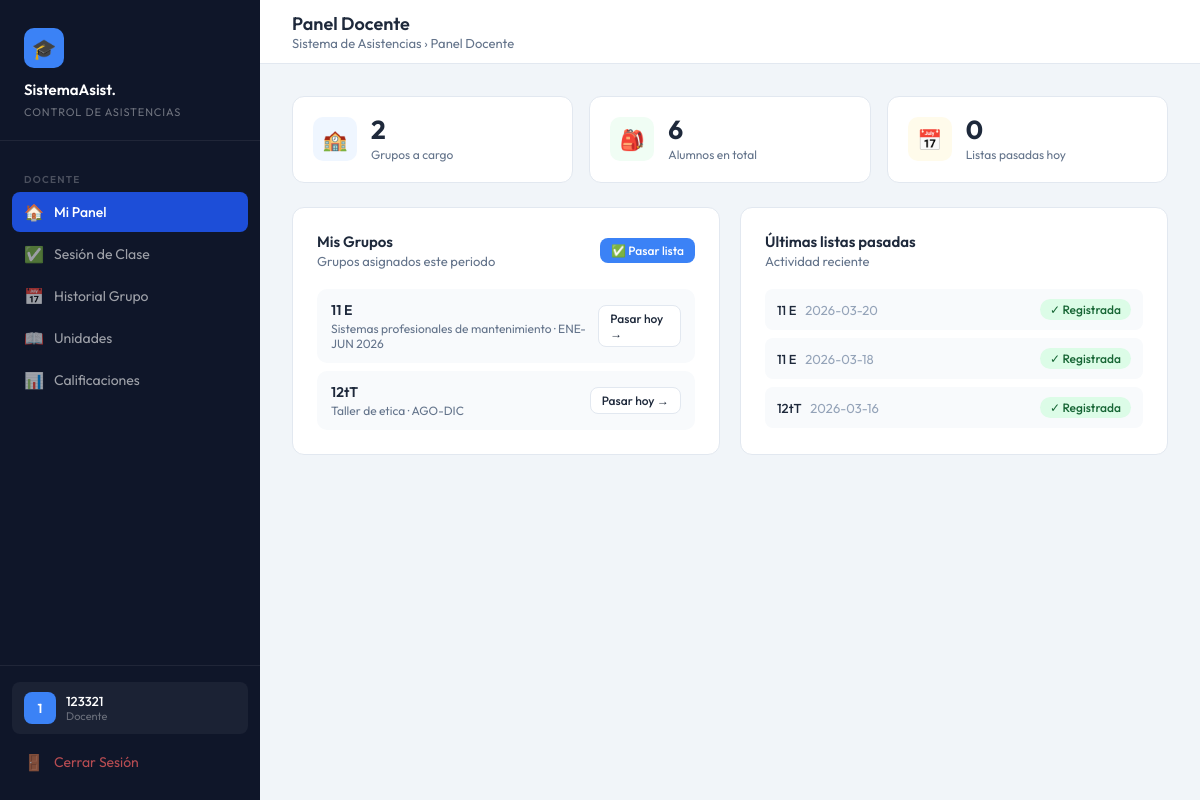
The page /index.php?accion=panel_docente (signed in) on the database its author committed.
### tables this page shows
CREATE TABLE `grupos` (
  `id_grupo` int(11) NOT NULL,
  `id_materia` int(11) NOT NULL,
  `id_docente` int(11) NOT NULL,
  `nombre_grupo` varchar(50) NOT NULL COMMENT 'Ej: ISC-501-A',
  `periodo` varchar(30) NOT NULL COMMENT 'Ej: Ene-Jun 2026',
  `num_unidades` tinyint(3) UNSIGNED NOT NULL DEFAULT 4,
  `activo` tinyint(1) NOT NULL DEFAULT 1
);

CREATE TABLE `materias` (
  `id_materia` int(11) NOT NULL,
  `clave_materia` varchar(20) NOT NULL COMMENT 'Clave institucional, ej: SCD-1001',
  `nombre` varchar(150) NOT NULL,
  `creditos` tinyint(3) UNSIGNED DEFAULT 5,
  `activa` tinyint(1) NOT NULL DEFAULT 1 COMMENT '1=activa, 0=inactiva'
);

### app/controllers/DocenteController.php (called while the page is built, shortened)
<?php
require_once BASE_PATH . '/app/models/Grupo.php';
require_once BASE_PATH . '/app/models/Asistencia.php';
class DocenteController {
    private $pdo;
    public function __construct($pdo) { $this->pdo = $pdo; }
    private function getIdDocente() {
        $stmt = $this->pdo->prepare("SELECT id_docente FROM docentes WHERE id_usuario = ? LIMIT 1");
        $stmt->execute([$_SESSION['usuario_id']]);
        $row = $stmt->fetch(PDO::FETCH_ASSOC);
        return $row ? (int)$row['id_docente'] : null;
    }
    private function getMisGrupos($idDocente) {
        $stmt = $this->pdo->prepare(
            "SELECT g.*, m.nombre AS nombre_materia
             FROM grupos g JOIN materias m ON m.id_materia = g.id_materia
             WHERE g.id_docente = ? AND g.activo = 1 ORDER BY g.nombre_grupo ASC"
        );
        $stmt->execute([$idDocente]);
        return $stmt->fetchAll(PDO::FETCH_ASSOC);
    }
    public function panelDocente() {
        $idDocente   = $this->getIdDocente();
        $misGrupos   = $this->getMisGrupos($idDocente);
        $totalGrupos = count($misGrupos);
        $totalAlumnos = 0;
        $modeloGrupo = new Grupo($this->pdo);
        foreach ($misGrupos as $g) $totalAlumnos += count($modeloGrupo->obtenerAlumnosPorGrupo($g['id_grupo']));
        $stmtHoy = $this->pdo->prepare(
            "SELECT COUNT(DISTINCT id_grupo) FROM asistencias WHERE registrado_por=? AND fecha=?"
        );
        $stmtHoy->execute([$_SESSION['usuario_id'], date('Y-m-d')]);
        $clasesHoy = (int)$stmtHoy->fetchColumn();
        $modeloAsist  = new Asistencia($this->pdo);
        $ultimasListas = $modeloAsist->ultimasListasPorDocente($_SESSION['usuario_id']);
        require_once BASE_PATH . '/app/views/docentes/panel.php';
    }
}
?>

### app/models/Grupo.php (called while the page is built, shortened)
<?php
class Grupo {
    private $pdo;
    public function __construct($pdo) { $this->pdo = $pdo; }
    public function obtenerAlumnosPorGrupo($idGrupo) {
        $sql = "SELECT a.id_alumno, a.numero_control, a.nombre
                FROM grupo_alumnos ga
                JOIN alumnos a ON a.id_alumno = ga.id_alumno
                WHERE ga.id_grupo = ?
                ORDER BY a.nombre ASC";
        $stmt = $this->pdo->prepare($sql);
        $stmt->execute([(int)$idGrupo]);
        return $stmt->fetchAll(PDO::FETCH_ASSOC);
    }
}
?>

### app/models/Asistencia.php (called while the page is built, shortened)
<?php
class Asistencia {
    private $pdo;
    public function __construct($pdo) { $this->pdo = $pdo; }
    public function ultimasListasPorDocente($idUsuario, $limite = 5) {
        $sql = "SELECT DISTINCT a.fecha, g.nombre_grupo
                FROM asistencias a
                JOIN grupos g ON g.id_grupo = a.id_grupo
                WHERE a.registrado_por = ?
                ORDER BY a.fecha DESC, a.id_asistencia DESC
                LIMIT ?";
        $stmt = $this->pdo->prepare($sql);
        $stmt->execute([(int)$idUsuario, (int)$limite]);
        return $stmt->fetchAll(PDO::FETCH_ASSOC);
    }
}
?>

### app/views/docentes/panel.php (the view, shortened to what this page needs)
<?php
require_once BASE_PATH . '/app/views/layout/sidebar.php';
?>
<div class="stats-grid">
  <div class="stat-card">
    <div class="stat-icon blue">🏫</div>
    <div>
      <div class="stat-value"><?= $totalGrupos ?? 0 ?></div>
      <div class="stat-label">Grupos a cargo</div>
    </div>
  </div>
  <div class="stat-card">
    <div class="stat-icon green">🎒</div>
    <div>
      <div class="stat-value"><?= $totalAlumnos ?? 0 ?></div>
      <div class="stat-label">Alumnos en total</div>
    </div>
  </div>
  <div class="stat-card">
    <div class="stat-icon amber">📅</div>
    <div>
      <div class="stat-value"><?= $clasesHoy ?? 0 ?></div>
      <div class="stat-label">Listas pasadas hoy</div>
    </div>
  </div>
</div>
<div class="grid-2">
  <div class="card">
    <div class="card-header">
      <div>
        <div class="card-title">Mis Grupos</div>
        <div class="card-subtitle">Grupos asignados este periodo</div>
      </div>
      <a href="index.php?accion=pasar_lista" class="btn btn-primary btn-sm">✅ Pasar lista</a>
    </div>
    <?php if (!empty($misGrupos)): ?>
      <div style="display:flex; flex-direction:column; gap:8px;">
        <?php foreach ($misGrupos as $g): ?>
          <div style="display:flex; align-items:center; justify-content:space-between; padding:12px 14px; background:#f8fafc; border-radius:10px;">
            <div>
              <div style="font-weight:600; font-size:14px;"><?= htmlspecialchars($g['nombre_grupo'], ENT_QUOTES, 'UTF-8') ?></div>
              <div style="font-size:12px; color:#64748b; margin-top:2px;"><?= htmlspecialchars($g['nombre_materia'] ?? '', ENT_QUOTES, 'UTF-8') ?> · <?= htmlspecialchars($g['periodo'] ?? '', ENT_QUOTES, 'UTF-8') ?></div>
            </div>
            <a href="index.php?accion=pasar_lista&id_grupo=<?= (int)$g['id_grupo'] ?>&fecha=<?= date('Y-m-d') ?>" class="btn btn-outline btn-sm">
              Pasar hoy →
            </a>
          </div>
        <?php endforeach; ?>
      </div>
    <?php else: ?>
      <p style="color:#94a3b8; font-size:13px; text-align:center; padding:20px 0;">Sin grupos asignados.</p>
    <?php endif; ?>
  </div>
  <div class="card">
    <div class="card-header">
      <div>
        <div class="card-title">Últimas listas pasadas</div>
        <div class="card-subtitle">Actividad reciente</div>
      </div>
    </div>
    <?php if (!empty($ultimasListas)): ?>
      <div style="display:flex; flex-direction:column; gap:8px;">
        <?php foreach ($ultimasListas as $l): ?>
          <div style="display:flex; justify-content:space-between; align-items:center; padding:10px 12px; background:#f8fafc; border-radius:8px; font-size:13px;">
            <div>
              <span style="font-weight:500;"><?= htmlspecialchars($l['nombre_grupo'], ENT_QUOTES, 'UTF-8') ?></span>
              <span style="color:#94a3b8; margin-left:6px;"><?= htmlspecialchars($l['fecha'], ENT_QUOTES, 'UTF-8') ?></span>
            </div>
            <span class="badge badge-green">✓ Registrada</span>
          </div>
        <?php endforeach; ?>
      </div>
    <?php else: ?>
      <p style="color:#94a3b8; font-size:13px; text-align:center; padding:20px 0;">Aún no has pasado lista.</p>
    <?php endif; ?>
  </div>
</div>
<?php require_once BASE_PATH . '/app/views/layout/footer.php'; ?>

### app/views/layout/sidebar.php (style rules this page uses)
:root { --sidebar-bg: #0f1629; --sidebar-hover: #1e2d4a; --sidebar-active:#1d4ed8; --accent: #3b82f6; --accent-light: #eff6ff; --success: #10b981; --warning: #f59e0b; --danger: #ef4444; --text-main: #1e293b; --text-muted: #64748b; --border: #e2e8f0; --card-bg: #ffffff; --page-bg: #f1f5f9; --sidebar-w: 260px; }
* { margin:0; padding:0; box-sizing:border-box; }
body { font-family:'Outfit',sans-serif; background:var(--page-bg); color:var(--text-main); display:flex; min-height:100vh; }
.card { background:var(--card-bg); border-radius:12px; border:1px solid var(--border); padding:24px; }
.card-header { display:flex; align-items:center; justify-content:space-between; margin-bottom:20px; }
.card-title { font-size:15px; font-weight:600; }
.card-subtitle { font-size:13px; color:var(--text-muted); margin-top:2px; }
.stats-grid { display:grid; grid-template-columns:repeat(auto-fit,minmax(200px,1fr)); gap:16px; margin-bottom:24px; }
.stat-card { background:var(--card-bg); border:1px solid var(--border); border-radius:12px; padding:20px; display:flex; align-items:flex-start; gap:14px; }
.stat-icon { width:44px; height:44px; border-radius:10px; display:flex; align-items:center; justify-content:center; font-size:20px; flex-shrink:0; }
.stat-icon.blue { background:#eff6ff; }
.stat-icon.green { background:#f0fdf4; }
.stat-icon.amber { background:#fffbeb; }
.stat-value { font-size:26px; font-weight:700; line-height:1; }
.stat-label { font-size:12px; color:var(--text-muted); margin-top:4px; }
.badge { display:inline-flex; align-items:center; padding:3px 10px; border-radius:999px; font-size:12px; font-weight:500; }
.badge-green { background:#dcfce7;color:#166534; }
.btn { display:inline-flex; align-items:center; gap:6px; padding:8px 16px; border-radius:8px; font-family:'Outfit',sans-serif; font-size:13px; font-weight:500; cursor:pointer; border:none; text-decoration:none; transition:all .15s; }
.btn-primary { background:var(--accent);color:#fff; }
.btn-outline { background:#fff;color:var(--text-main);border:1px solid var(--border); }
.btn-sm { padding:5px 11px;font-size:12px; }
.grid-2 { display:grid;grid-template-columns:1fr 1fr;gap:20px; }

### rows shown on the page
grupos: nombre_grupo "11 E", id_materia.nombre "Sistemas profesionales de mantenimiento", periodo "ENE-JUN 2026"
grupos: nombre_grupo "12tT", id_materia.nombre "Taller de etica", periodo "AGO-DIC"

### other values the page prints
substr($_SESSION['username']??'U',0,1) "1"
$_SESSION['username'] "123321"
$rol "Docente"
$pageTitle "Panel Docente"
$totalGrupos "2"
$totalAlumnos "6"
$clasesHoy "0"
$l['nombre_grupo'] "11 E"
$l['fecha'] "2026-03-20"
$l['fecha'] "2026-03-18"
$l['nombre_grupo'] "12tT"
$l['fecha'] "2026-03-16"
